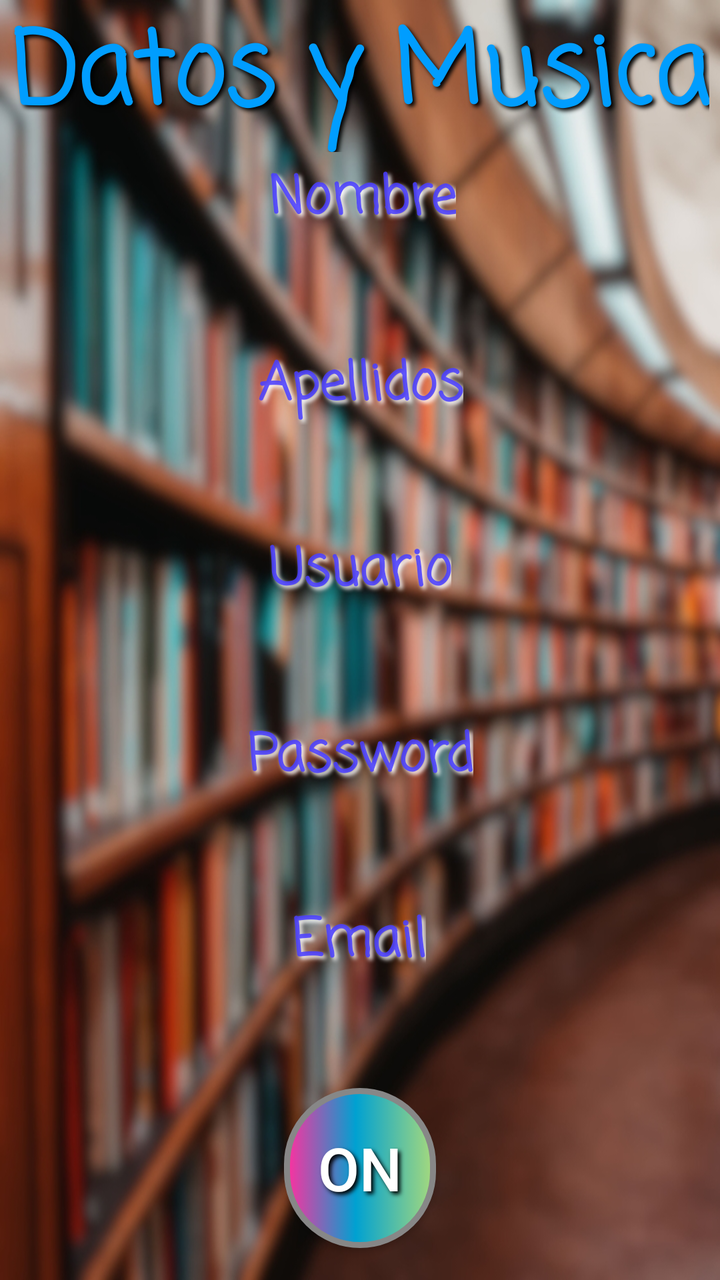
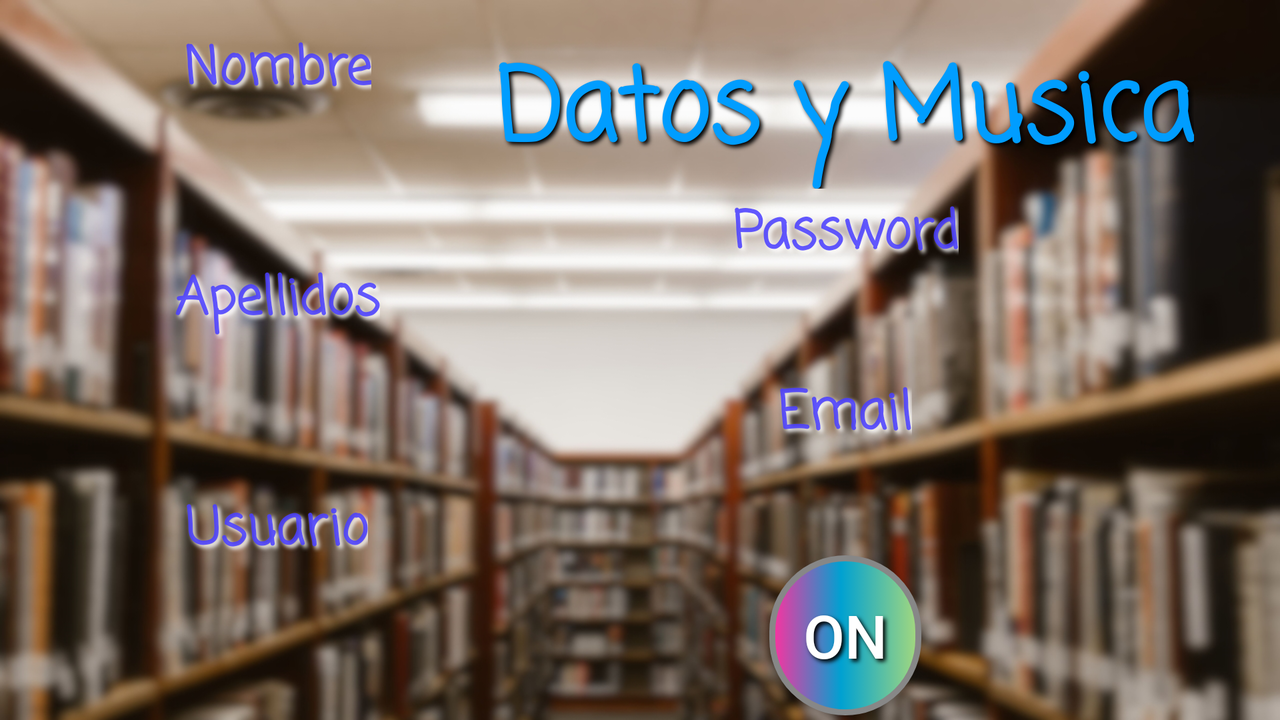

First picture: res/layout/ on a phone held upright. Second picture: the repository's own variant of that layout, on a device whose configuration matches the variant's folder. Source for both follows.
<!-- AndroidManifest.xml: application theme Theme.AppCompat.NoActionBar -->
<!-- res/layout/activity_datos_musica.xml -->
<?xml version="1.0" encoding="utf-8"?>
<androidx.constraintlayout.widget.ConstraintLayout xmlns:android="http://schemas.android.com/apk/res/android"
    xmlns:app="http://schemas.android.com/apk/res-auto"
    xmlns:tools="http://schemas.android.com/tools"
    android:layout_width="match_parent"
    android:layout_height="match_parent"
    android:background="@drawable/inicio_portrait_blur_compressor"
    tools:context=".Activity_datos_musica">


    <TextView
        android:id="@+id/textView"
        style="@style/textviewInicio"
        android:text="@string/textviewDatosMusica"
        android:textAlignment="center"
        app:layout_constraintEnd_toEndOf="parent"
        app:layout_constraintStart_toStartOf="parent"
        app:layout_constraintTop_toTopOf="parent" />

    <TextView
        android:id="@+id/textNombre"
        style="@style/texto"
        android:hint="@string/nombreHint"
        app:layout_constraintBottom_toTopOf="@+id/textNombreRecibido"
        app:layout_constraintEnd_toEndOf="parent"
        app:layout_constraintHorizontal_bias="0.504"
        app:layout_constraintStart_toStartOf="parent"
        app:layout_constraintTop_toBottomOf="@+id/textView"
        app:layout_constraintVertical_bias="0.0" />

    <TextView
        android:id="@+id/textNombreRecibido"
        style="@style/textoRecibido"
        app:layout_constraintBottom_toTopOf="@+id/textoApellido"
        app:layout_constraintEnd_toEndOf="parent"
        app:layout_constraintStart_toStartOf="parent"
        app:layout_constraintTop_toBottomOf="@+id/textNombre"
        android:textIsSelectable="true" />

    <TextView
        android:id="@+id/textoApellido"
        style="@style/texto"
        android:hint="@string/apellidosHint"
        app:layout_constraintBottom_toTopOf="@+id/textoApellidoRecibido"
        app:layout_constraintEnd_toEndOf="parent"
        app:layout_constraintHorizontal_bias="0.501"
        app:layout_constraintStart_toStartOf="parent"
        app:layout_constraintTop_toBottomOf="@+id/textNombreRecibido" />

    <TextView
        android:id="@+id/textoApellidoRecibido"
        style="@style/textoRecibido"
        app:layout_constraintBottom_toTopOf="@+id/textoUsuario"
        app:layout_constraintEnd_toEndOf="parent"
        app:layout_constraintStart_toStartOf="parent"
        app:layout_constraintTop_toBottomOf="@+id/textoApellido" />

    <TextView
        android:id="@+id/textoUsuario"
        style="@style/texto"
        android:hint="@string/usuarioHint"
        app:layout_constraintBottom_toTopOf="@+id/textoUsuarioRecibido"
        app:layout_constraintEnd_toEndOf="parent"
        app:layout_constraintStart_toStartOf="parent"
        app:layout_constraintTop_toBottomOf="@+id/textoApellidoRecibido" />

    <TextView
        android:id="@+id/textoUsuarioRecibido"
        style="@style/textoRecibido"
        app:layout_constraintBottom_toTopOf="@+id/textoPassword"
        app:layout_constraintEnd_toEndOf="parent"
        app:layout_constraintStart_toStartOf="parent"
        app:layout_constraintTop_toBottomOf="@+id/textoUsuario" />

    <TextView
        android:id="@+id/textoPassword"
        style="@style/texto"
        android:hint="@string/passwordHint"
        app:layout_constraintBottom_toTopOf="@+id/textoPasswordRecibido"
        app:layout_constraintEnd_toEndOf="parent"
        app:layout_constraintStart_toStartOf="parent"
        app:layout_constraintTop_toBottomOf="@+id/textoUsuarioRecibido" />

    <TextView
        android:id="@+id/textoPasswordRecibido"
        style="@style/textoRecibido"
        app:layout_constraintBottom_toTopOf="@+id/textoEmail"
        app:layout_constraintEnd_toEndOf="parent"
        app:layout_constraintStart_toStartOf="parent"
        app:layout_constraintTop_toBottomOf="@+id/textoPassword" />

    <TextView
        android:id="@+id/textoEmail"
        style="@style/texto"
        android:hint="@string/emailHint"
        app:layout_constraintBottom_toTopOf="@+id/textoEmailRecibido"
        app:layout_constraintEnd_toEndOf="parent"
        app:layout_constraintHorizontal_bias="0.498"
        app:layout_constraintStart_toStartOf="parent"
        app:layout_constraintTop_toBottomOf="@+id/textoPasswordRecibido" />

    <TextView
        android:id="@+id/textoEmailRecibido"
        style="@style/textoRecibido"
        app:layout_constraintBottom_toTopOf="@+id/botonEnviar"
        app:layout_constraintEnd_toEndOf="parent"
        app:layout_constraintStart_toStartOf="parent"
        app:layout_constraintTop_toBottomOf="@+id/textoEmail" />


    <Button
        android:id="@+id/botonEnviar"
        style="@style/botonIniciar"
        android:layout_width="76dp"
        android:layout_height="80dp"
        android:layout_marginBottom="16dp"
        android:background="@drawable/boton_inicio_custom"
        android:text="@string/musicaOn"
        app:layout_constraintBottom_toBottomOf="parent"
        app:layout_constraintEnd_toEndOf="parent"
        app:layout_constraintStart_toStartOf="parent" />

</androidx.constraintlayout.widget.ConstraintLayout>
<!-- resources referenced by this layout -->
<resources>
  <!-- drawable boton_inicio_custom (drawable) -->
  <?xml version="1.0" encoding="utf-8"?>
  <selector xmlns:android="http://schemas.android.com/apk/res/android">
      <item android:drawable="@drawable/boton_inicio_pressed"
          android:state_pressed="true" />
      <item android:drawable="@drawable/boton_inicio_default"
          android:state_focused="true" />
      <item android:drawable="@drawable/boton_inicio_default" />
  </selector>
  <string name="apellidosHint">Apellidos</string>
  <string name="emailHint">Email</string>
  <string name="musicaOn">On</string>
  <string name="nombreHint">Nombre</string>
  <string name="passwordHint">Password</string>
  <string name="textviewDatosMusica">Datos y Musica</string>
  <string name="usuarioHint">Usuario</string>
  <style name="botonIniciar">
          <item name="android:textColor">#FFFFFF</item>
          <item name="android:textSize">30sp</item>
          <item name="android:shadowColor">#000</item>
          <item name="android:shadowDx">4</item>
          <item name="android:shadowDy">4</item>
          <item name="android:shadowRadius">5</item>
          <item name="android:padding">0dp</item>
      </style>
  <style name="texto">
          <item name="android:fontFamily">casual</item>
          <item name="android:textSize">26sp</item>
          <item name="android:maxWidth">300dp</item>
          <item name="android:maxLength">22</item>
          <item name="android:layout_width">wrap_content</item>
          <item name="android:layout_height">wrap_content</item>
          <item name="android:text" />
          <item name="android:textAlignment">center</item>
          <item name="android:textStyle">bold</item>
          <item name="android:textColorHint">#DC493DFF</item>
          <item name="android:shadowColor">#FFFFFF</item>
          <item name="android:shadowDx">4</item>
          <item name="android:shadowDy">4</item>
          <item name="android:shadowRadius">5</item>
      </style>
  <style name="textoRecibido" parent="texto">
          <item name="android:textSize">30sp</item>
          <item name="android:textColor">#FFFFFF</item>
          <item name="android:shadowColor">#000</item>
       </style>
  <style name="textviewInicio">
          <item name="android:fontFamily">casual</item>
          <item name="android:textSize">50sp</item>
          <item name="android:layout_width">wrap_content</item>
          <item name="android:layout_height">wrap_content</item>
          <item name="android:textAlignment">center</item>
          <item name="android:textColor">#009DFF</item>
          <item name="android:textStyle">bold</item>
          <item name="android:gravity">center</item>
          <item name="android:shadowColor">#000</item>
          <item name="android:shadowDx">4</item>
          <item name="android:shadowDy">4</item>
          <item name="android:shadowRadius">5</item>
      </style>
  <!-- drawable boton_inicio_default (drawable) -->
  <?xml version="1.0" encoding="utf-8"?>
  <selector xmlns:android="http://schemas.android.com/apk/res/android">
      <item>
          <shape xmlns:android="http://schemas.android.com/apk/res/android"
              android:shape="rectangle">
              
              <corners
                  android:radius="76dp" />
              <gradient
                  android:angle="360"
                  android:centerColor="#00A1D1"
                  android:centerX="47%"
                  android:endColor="#A6D97D"
                  android:startColor="#FF309F"
                  android:type="linear" />
              <stroke
                  android:width="3dp"
                  android:color="#878787" />
          </shape>
      </item>
  </selector>
</resources>
<!-- res/layout-land/activity_datos_musica.xml (the repository's variant of the layout above) -->
<!-- drawn on the phone turned sideways -->
<?xml version="1.0" encoding="utf-8"?>
<androidx.constraintlayout.widget.ConstraintLayout xmlns:android="http://schemas.android.com/apk/res/android"
    xmlns:app="http://schemas.android.com/apk/res-auto"
    xmlns:tools="http://schemas.android.com/tools"
    android:layout_width="match_parent"
    android:layout_height="match_parent"
    android:background="@drawable/inicio_landscape_blur_compressor"
    tools:context=".Activity_datos_musica">


    <TextView
        android:id="@+id/textView"
        style="@style/textviewInicio"
        android:layout_marginTop="16dp"
        android:text="@string/textviewDatosMusica"
        android:textAlignment="center"
        app:layout_constraintBottom_toTopOf="@+id/textoPassword"
        app:layout_constraintEnd_toEndOf="parent"
        app:layout_constraintHorizontal_bias="0.5"
        app:layout_constraintStart_toStartOf="@+id/guideline3"
        app:layout_constraintTop_toTopOf="parent" />

    <TextView
        android:id="@+id/textNombre"
        style="@style/texto"
        android:hint="@string/nombreHint"
        app:layout_constraintBottom_toTopOf="@+id/textNombreRecibido"
        app:layout_constraintEnd_toStartOf="@+id/guideline2"
        app:layout_constraintHorizontal_bias="0.5"
        app:layout_constraintStart_toStartOf="parent"
        app:layout_constraintTop_toTopOf="parent" />

    <TextView
        android:id="@+id/textNombreRecibido"
        style="@style/textoRecibido"
        app:layout_constraintBottom_toTopOf="@+id/textoApellido"
        app:layout_constraintEnd_toStartOf="@+id/guideline2"
        app:layout_constraintHorizontal_bias="0.5"
        app:layout_constraintStart_toStartOf="parent"
        app:layout_constraintTop_toBottomOf="@+id/textNombre" />

    <TextView
        android:id="@+id/textoApellido"
        style="@style/texto"
        android:hint="@string/apellidosHint"
        app:layout_constraintBottom_toTopOf="@+id/textoApellidoRecibido"
        app:layout_constraintEnd_toStartOf="@+id/guideline2"
        app:layout_constraintHorizontal_bias="0.5"
        app:layout_constraintStart_toStartOf="parent"
        app:layout_constraintTop_toBottomOf="@+id/textNombreRecibido" />

    <TextView
        android:id="@+id/textoApellidoRecibido"
        style="@style/textoRecibido"
        app:layout_constraintBottom_toTopOf="@+id/textoUsuario"
        app:layout_constraintEnd_toStartOf="@+id/guideline2"
        app:layout_constraintHorizontal_bias="0.5"
        app:layout_constraintStart_toStartOf="parent"
        app:layout_constraintTop_toBottomOf="@+id/textoApellido" />

    <TextView
        android:id="@+id/textoUsuario"
        style="@style/texto"
        android:hint="@string/usuarioHint"
        app:layout_constraintBottom_toTopOf="@+id/textoUsuarioRecibido"
        app:layout_constraintEnd_toStartOf="@+id/guideline2"
        app:layout_constraintHorizontal_bias="0.5"
        app:layout_constraintStart_toStartOf="parent"
        app:layout_constraintTop_toBottomOf="@+id/textoApellidoRecibido" />

    <TextView
        android:id="@+id/textoUsuarioRecibido"
        style="@style/textoRecibido"
        app:layout_constraintBottom_toBottomOf="parent"
        app:layout_constraintEnd_toStartOf="@+id/guideline2"
        app:layout_constraintHorizontal_bias="0.5"
        app:layout_constraintStart_toStartOf="parent"
        app:layout_constraintTop_toBottomOf="@+id/textoUsuario" />

    <androidx.constraintlayout.widget.Guideline
        android:id="@+id/guideline3"
        android:layout_width="wrap_content"
        android:layout_height="wrap_content"
        android:orientation="vertical"
        app:layout_constraintGuide_end="435dp" />

    <androidx.constraintlayout.widget.Guideline
        android:id="@+id/guideline2"
        android:layout_width="wrap_content"
        android:layout_height="wrap_content"
        android:orientation="vertical"
        app:layout_constraintGuide_begin="277dp" />

    <TextView
        android:id="@+id/textoPassword"
        style="@style/texto"
        android:hint="@string/passwordHint"
        app:layout_constraintBottom_toTopOf="@+id/textoPasswordRecibido"
        app:layout_constraintEnd_toEndOf="parent"
        app:layout_constraintHorizontal_bias="0.5"
        app:layout_constraintStart_toStartOf="@+id/guideline3"
        app:layout_constraintTop_toBottomOf="@+id/textView" />

    <TextView
        android:id="@+id/textoPasswordRecibido"
        style="@style/textoRecibido"
        app:layout_constraintBottom_toTopOf="@+id/textoEmail"
        app:layout_constraintEnd_toEndOf="parent"
        app:layout_constraintHorizontal_bias="0.5"
        app:layout_constraintStart_toStartOf="@+id/guideline3"
        app:layout_constraintTop_toBottomOf="@+id/textoPassword" />

    <TextView
        android:id="@+id/textoEmail"
        style="@style/texto"
        android:hint="@string/emailHint"
        app:layout_constraintBottom_toTopOf="@+id/textoEmailRecibido"
        app:layout_constraintEnd_toEndOf="parent"
        app:layout_constraintHorizontal_bias="0.5"
        app:layout_constraintStart_toStartOf="@+id/guideline3"
        app:layout_constraintTop_toBottomOf="@+id/textoPasswordRecibido" />


    <TextView
        android:id="@+id/textoEmailRecibido"
        style="@style/textoRecibido"
        app:layout_constraintBottom_toTopOf="@+id/botonEnviar"
        app:layout_constraintEnd_toEndOf="parent"
        app:layout_constraintHorizontal_bias="0.5"
        app:layout_constraintStart_toStartOf="@+id/guideline3"
        app:layout_constraintTop_toBottomOf="@+id/textoEmail" />

    <Button
        android:id="@+id/botonEnviar"
        style="@style/botonIniciar"
        android:layout_width="76dp"
        android:layout_height="80dp"
        android:background="@drawable/boton_inicio_custom"
        android:text="@string/musicaOn"
        app:layout_constraintBottom_toBottomOf="parent"
        app:layout_constraintEnd_toEndOf="parent"
        app:layout_constraintHorizontal_bias="0.5"
        app:layout_constraintStart_toStartOf="@+id/guideline3"
        app:layout_constraintTop_toBottomOf="@+id/textoEmailRecibido" />

</androidx.constraintlayout.widget.ConstraintLayout>
